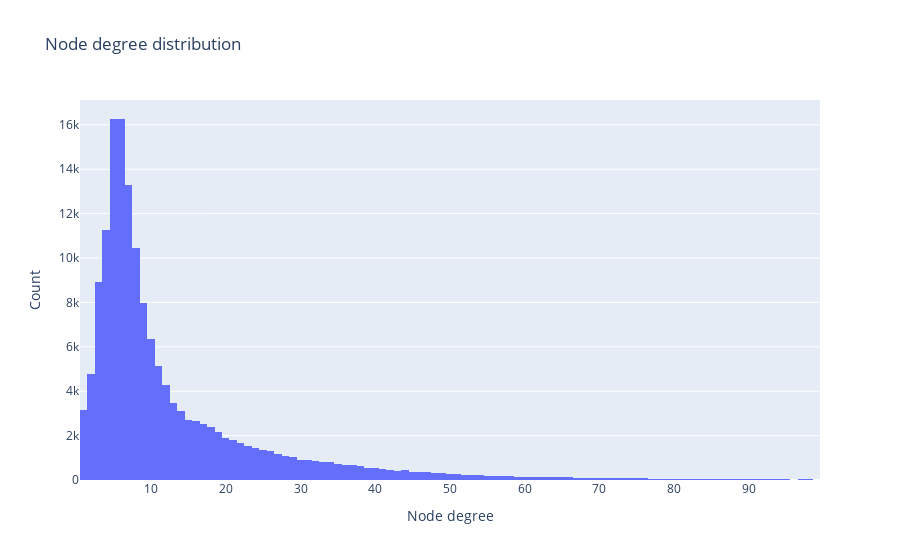

Notebook code cell kept with this figure:
### Markdown cell above
* If the following figures cannot be displayed, terminate your current Jupyter server and install required extensions via the command `jupyter labextension install jupyterlab-plotly`.

### Code cell
iplot(
  dict(
    data=[go.Histogram(x=[deg for _, deg in ng.degree() if deg < 100])],
    layout=go.Layout(
        title='Node degree distribution',
        xaxis=dict(
            title='Node degree'),
        yaxis=dict(
            title='Count'),
)))

### Figure 1 — Plotly figure (JSON) as saved in the notebook; plotly's stock layout.template omitted (floating-point values rounded to 4 significant figures; data arrays with more than 128 entries replaced by an {"elided": "..."} marker saying what was removed)
{"data": [{"type": "histogram", "x": {"elided": "157575 int values"}}], "layout": {"title": {"text": "Node degree distribution"}, "xaxis": {"title": {"text": "Node degree"}}, "yaxis": {"title": {"text": "Count"}}}}
